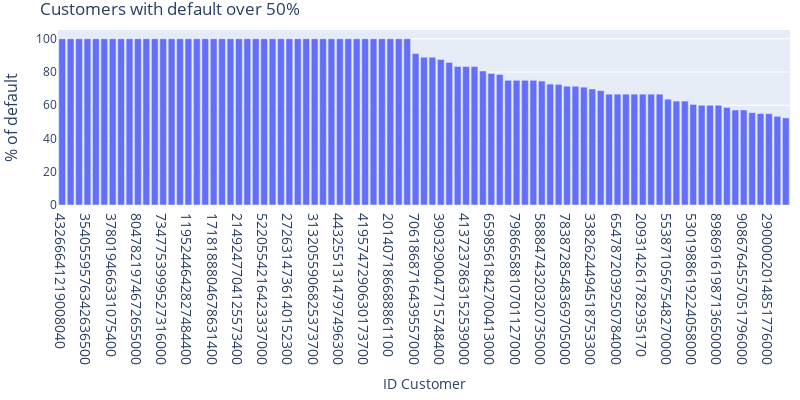

Notebook code cell kept with this figure:
### Code cell
# Customers with default over 50%
fig = px.bar(df_defaults_over_50,
             y='pct',
             x='ID_CLIENTE',
             text_auto=True,
             color='INADIMP',
             barmode='group'
             )
fig.update_traces(textfont=dict(size=16))
fig.update_layout(height=400,
                  width=800,
                  showlegend=False,
                  title='Customers with default over 50%',
                  margin=dict(l=10, r=10, b=10, t=30, pad=0),
                  xaxis=dict(title='ID Customer', tickfont=dict(size=14)),
                  yaxis=dict(title='% of default', titlefont=dict(size=16))
                  )
fig.update_xaxes(type='category')
fig.show()
